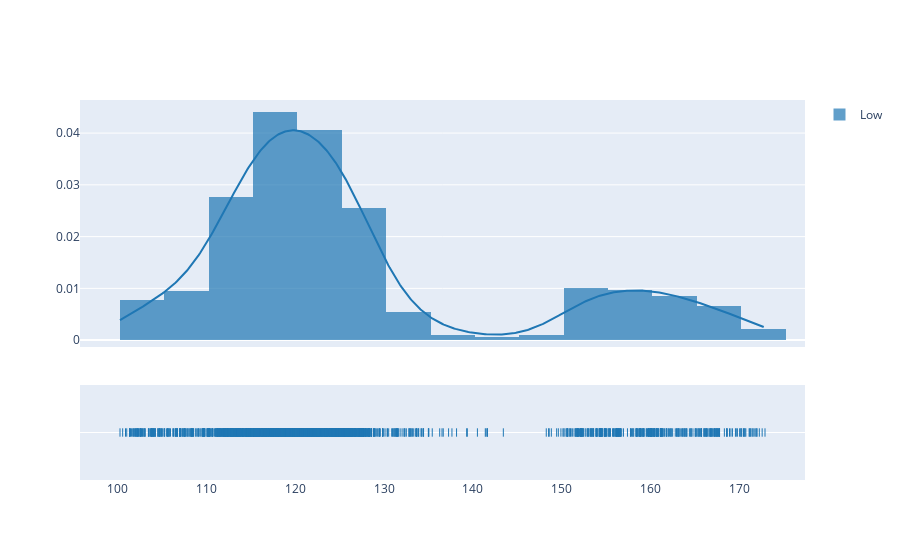

Here is the notebook cell this chart was saved with:
### Code cell
fig = ff.create_distplot([df.Low],['Low'],bin_size=5)
iplot(fig, filename='Basic Distplot')

### Figure 1 — Plotly figure (JSON) as saved in the notebook; plotly's stock layout.template omitted (floating-point values rounded to 4 significant figures; data arrays with more than 128 entries replaced by an {"elided": "..."} marker saying what was removed)
{"data": [{"histnorm": "probability density", "legendgroup": "Low", "marker": {"color": "rgb(31, 119, 180)"}, "name": "Low", "opacity": 0.7, "type": "histogram", "x": {"elided": "1718 float values"}, "xaxis": "x", "xbins": {"end": 172.9, "size": 5, "start": 100.2}, "yaxis": "y"}, {"legendgroup": "Low", "marker": {"color": "rgb(31, 119, 180)"}, "mode": "lines", "name": "Low", "showlegend": false, "type": "scatter", "x": {"elided": "500 float values"}, "xaxis": "x", "y": {"elided": "500 float values"}, "yaxis": "y"}, {"legendgroup": "Low", "marker": {"color": "rgb(31, 119, 180)", "symbol": "line-ns-open"}, "mode": "markers", "name": "Low", "showlegend": false, "type": "scatter", "x": {"elided": "1718 float values"}, "xaxis": "x", "y": {"elided": "1718 str values"}, "yaxis": "y2"}], "layout": {"autosize": true, "barmode": "overlay", "hovermode": "closest", "legend": {"traceorder": "reversed"}, "xaxis": {"anchor": "y2", "autorange": true, "domain": [0, 1], "range": [95.82, 177.3], "type": "linear", "zeroline": false}, "yaxis": {"anchor": "free", "autorange": true, "domain": [0.35, 1], "position": 0, "range": [-0.00133, 0.04639], "type": "linear"}, "yaxis2": {"anchor": "x", "autorange": true, "domain": [0, 0.25], "dtick": 1, "range": [-1, 1], "showticklabels": false, "type": "category"}}}
